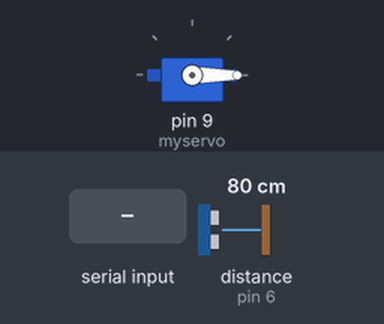
Recording of a sketch running on a simulated Arduino Uno, built with avr-gcc and run on an emulated ATmega328P. Parts: servo. Wiring (inferred from the names in the program): ultrasonic range finder: trigger pin 5; echo pin 6. Inputs (shaded band) come from the test bench; at power-on: distance to the obstacle (sensor on pin 6) 80 cm. The echo pulse lasts 58.3 µs per cm; what the sketch prints to the serial monitor is not drawn.

Above: at 1.2 s.
1.3 s: byte 30 received over Serial
At 2.2 s:
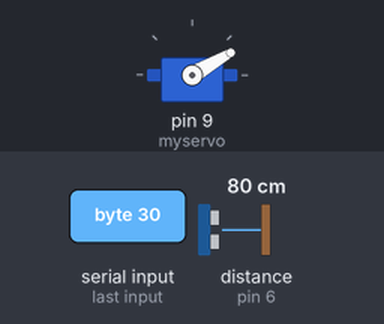
2.8 s: byte 90 received over Serial
At 3.2 s:
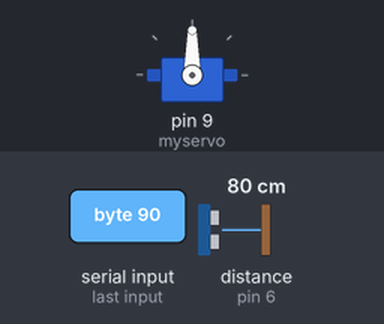
4.3 s: byte 120 received over Serial
At 5.7 s:
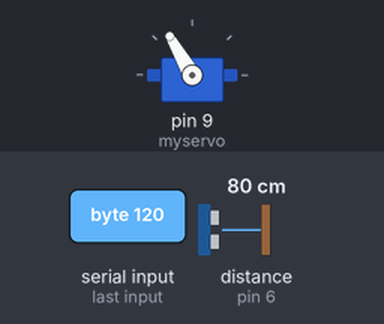
Timing chart, 0 to 7.3 s (numbered marks = the images above; inputs shaded):
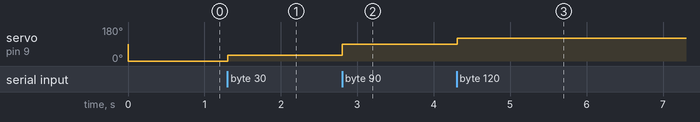

The sketch:

ServoControl.ino
```cpp
#include <Servo.h>
Servo myservo;
int pos=0;
int x;
const int trigPin=5,echoPin=6;
long dis;
long tim;
void setup()
{
  pinMode(trigPin,OUTPUT);
  pinMode(echoPin,INPUT);
 Serial.begin(9600);

 myservo.attach(9);


}

void loop()
{
  digitalWrite(trigPin,LOW);
  delayMicroseconds(5);
  digitalWrite(trigPin,HIGH);
  delayMicroseconds(10);
  digitalWrite(trigPin,LOW);
  tim=pulseIn(echoPin,HIGH);
  dis=tim/2/29.1;
  if(dis>200)
  {
    dis=200;
  }
  Serial.println(dis);


  if(Serial.available())
  {
    pos=Serial.read();
    if(pos>0)
    {
      x=pos;
    }
  }
  myservo.write(x);

}
```

Measured:
- after the input at 1.3 s, servo on pin 9 (myservo): 0° → 30° at once
- after the input at 2.8 s, servo on pin 9 (myservo): 30° → 90° at once
- after the input at 4.3 s, servo on pin 9 (myservo): 90° → 120° at once
